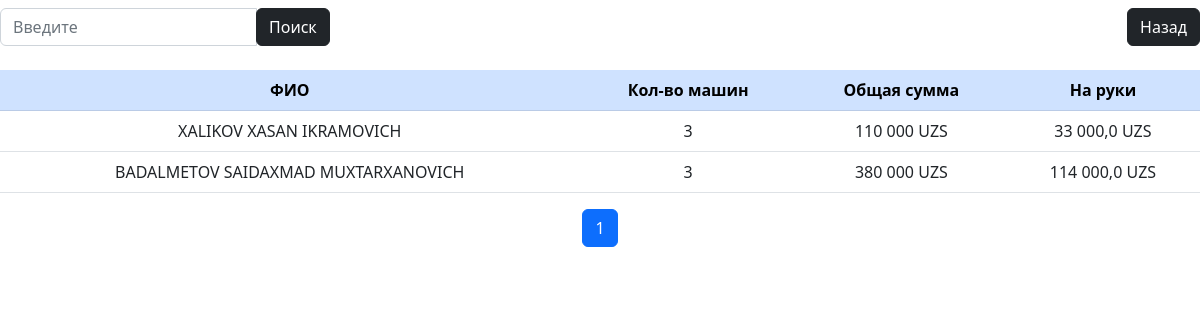
The app's page /total-list/ (signed in) with its own data.
### employees/models.py (models this page shows, shortened)
class Employees(models.Model):
    GENDER_CHOICES = [
        ('Мужской', 'Мужской'),
        ('Женский', 'Женский'),
    ]
    FIRED_CHOICES = [
        (True, 'Да'),
        (False, 'Нет'),
    ]
    name_employees = models.CharField(max_length=255, verbose_name='ФИО', unique=True)
    position = models.ForeignKey(Positions, on_delete=models.CASCADE, verbose_name='Должность')
    birth_date = models.DateField(null=True, blank=True, verbose_name='Дата рождения')
    gender = models.CharField(max_length=10, choices=GENDER_CHOICES, verbose_name='Пол')
    phone_number = models.CharField(max_length=20, verbose_name='Номер телефона')
    address = models.TextField(blank=True, verbose_name='Адрес проживания')
    hire_date = models.DateField(null=True, blank=True, verbose_name='Дата приёма на работу')
    salary = models.DecimalField(max_digits=10, decimal_places=2, null=True, blank=True, verbose_name='Оклад')
    pinfl = models.CharField(max_length=14, verbose_name='ПИНФЛ')
    passport_number = models.CharField(max_length=50, verbose_name='Серия и № паспорта')
    passport_issued_by = models.CharField(max_length=200, verbose_name='Кем выдан паспорт')
    passport_issued_date = models.DateField(null=True, blank=True, verbose_name='Дата выдачи паспорта')
    fired = models.BooleanField(null=False, verbose_name='Статус увольнения')
    date_of_termination = models.DateField(null=True, blank=True, verbose_name='Дата увольнения')
    default_photo_path = 'employees_photos/default.png'
    photo = models.ImageField(upload_to='employees_photos/', null=True, blank=True, verbose_name='Фото',
                              default=default_photo_path)
    time_update = models.DateTimeField(auto_now=True, verbose_name='Время изменения')
    time_create = models.DateTimeField(auto_now_add=True, verbose_name='Время создания')
    class Meta:
        verbose_name = 'Сотрудник'
        verbose_name_plural = 'Сотрудники'
        ordering = ['-time_create', 'name_employees', 'fired']

### carwash/views.py (the view)
# urls.py: path('total-list/', TotalListView.as_view(), name='total_list'),
class TotalListView(LoginRequiredMixin, View):
    template_name = 'total_for_today.html'
    item_page = 20
    def get(self, request):
        employees_with_orders = Employees.objects.filter(washorders__isnull=False).distinct()
        paginator = Paginator(employees_with_orders, self.item_page)
        page_number = request.GET.get('page')
        page = paginator.get_page(page_number)
        employee_data = []
        for employee in page:
            carwash_data = WashOrders.objects.filter(employees=employee)
            total_cars_washed = carwash_data.count()
            total_amount = carwash_data.aggregate(Sum('type_of_car_wash__price'))['type_of_car_wash__price__sum']
            total_amount = Decimal(total_amount)
            commission_percentage = Decimal("0.3")
            commission = total_amount * commission_percentage
            net_earnings = total_amount - commission
            employee_data.append({
                'employee': employee,
                'total_cars_washed': total_cars_washed,
                'total_amount': total_amount,
                'commission': commission,
                'net_earnings': net_earnings,
            })
        return render(request, self.template_name, {'page': page, 'employee_data': employee_data})

### carwash/templates/total_for_today.html (shortened to what this page needs)
{% load static %}
{% load humanize %}
<!DOCTYPE html>
<html lang="en">
<head>
    <link rel="stylesheet" href="https://cdn.jsdelivr.net/npm/bootstrap@5.2.3/dist/css/bootstrap.min.css"
>
    <link rel="stylesheet"
          href="https://cdnjs.cloudflare.com/ajax/libs/font-awesome/5.15.3/css/all.min.css"/>
</head>
<body>
<div class="d-flex justify-content-between align-items-center mt-2">
    <div class="input-group">
        <div class="input-group-append">
            <form action="{% url 'employees:employees_search' %}" method="GET">
                <div class="input-group">
                    <input type="text" class="form-control" name="query" placeholder="Введите">
                    <div class="input-group-append">
                        <button class="btn btn-dark" type="submit">Поиск</button>
                    </div>
                </div>
            </form>
        </div>
    </div>
    <a href="{% url 'carwash:main_menu' %}"
       class="btn btn-dark">Назад
    </a>
</div>
<table class="table table-hover mt-4">
    <thead>
    <tr>
        <th class="table-primary text-center"><strong>ФИО</strong></th>
        <th class="table-primary text-center"><strong>Кол-во машин</strong></th>
        <th class="table-primary text-center"><strong>Общая сумма</strong></th>
        <th class="table-primary text-center"><strong>На руки</strong></th>
    </tr>
    </thead>
    <tbody>
    {% for employee_info in employee_data %}
        <tr>
            <td class="text-center">{{ employee_info.employee.name_employees }}</td>
            <td class="text-center">{{ employee_info.total_cars_washed }}</td>
            <td class="text-center">{{ employee_info.total_amount|intcomma }} UZS</td>
            <td class="text-center">{{ employee_info.commission|intcomma }} UZS</td>
        </tr>
    {% endfor %}
    </tbody>
</table>
<nav aria-label="Page navigation">
    <ul class="pagination justify-content-center">
        {% for page_num in page.paginator.page_range %}
            <li class="page-item {% if page_num == page.number %}active{% endif %}">
                <a class="page-link" href="?page={{ page_num }}">{{ page_num }}</a>
            </li>
        {% endfor %}
    </ul>
</nav>
</body>
</html>

### records on screen
Employees: employee.name_employees "XALIKOV XASAN IKRAMOVICH", total_cars_washed "3", total_amount "110 000", commission "33 000,0"
Employees: employee.name_employees "BADALMETOV SAIDAXMAD MUXTARXANOVICH", total_cars_washed "3", total_amount "380 000", commission "114 000,0"

### other values on screen
{{ page_num }} "1"
